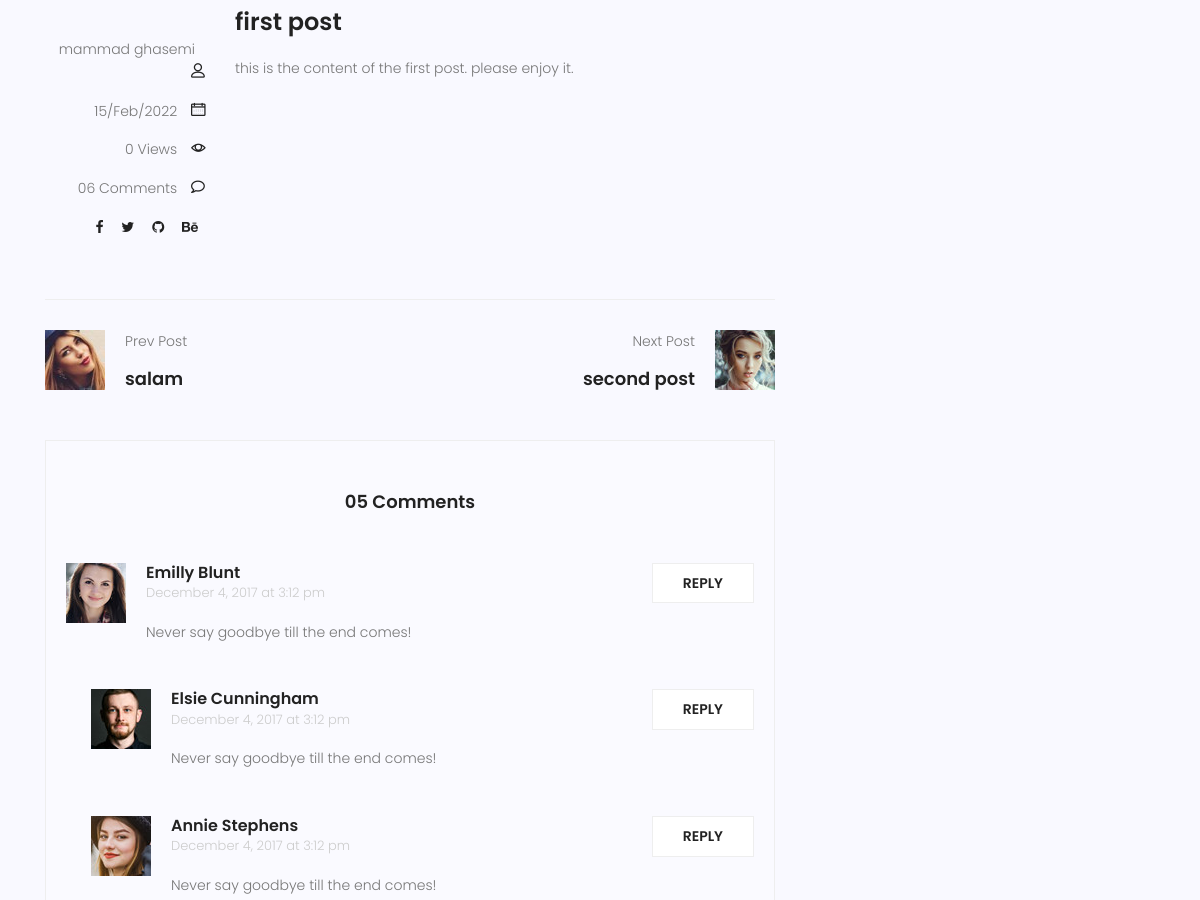
Page /blog/5 (middle part) on the earlier database version.
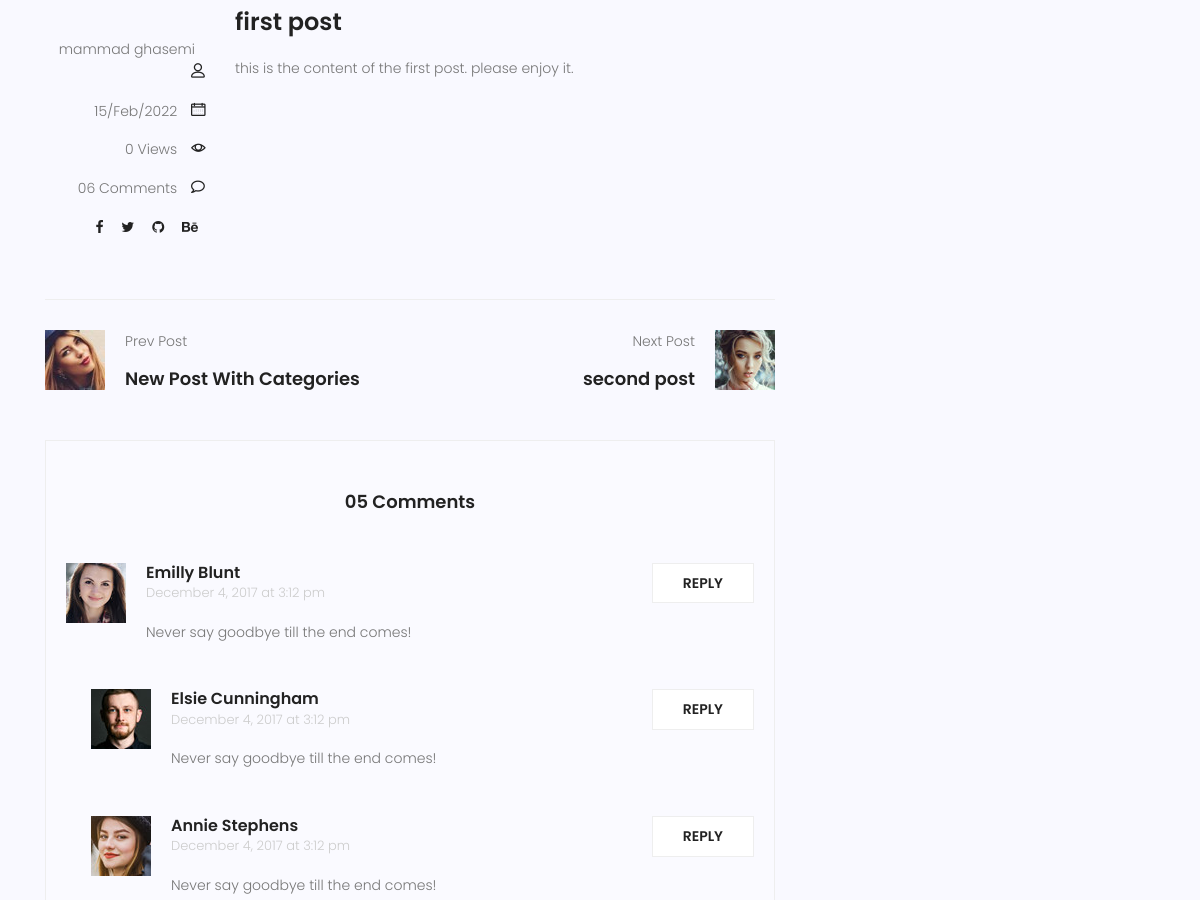
Same page on the later database version.
### home/models.py (models this page shows, shortened)
class Post(models.Model):
    title = models.CharField(max_length=255)
    content = models.TextField()
    image = models.ImageField(upload_to='blog/', default='blog/default.jpg')
    author = models.ForeignKey(User, null=True, on_delete= models.CASCADE)
    category = models.ManyToManyField(Category)
    counted_views = models.IntegerField(default=0)
    status = models.BooleanField(default=False)
    published_date = models.DateTimeField(null=True)
    created_date = models.DateTimeField(auto_now_add=True)
    updated_date = models.DateTimeField(auto_now=True)
    class Meta:
        ordering = ['-created_date']

### blog/views.py (the view)
# urls.py: path('<int:pid>', views.blog_single, name='blog_single')
def blog_single(request, pid):
    all_posts = Post.objects.filter(status=1).order_by('id')
    post = get_object_or_404(all_posts, id=pid)
    post_index = list(all_posts).index(post)
    try:
        next_post = [list(all_posts)[post_index+1]]
    except:
        next_post = []
    try:
        prev_post = [list(all_posts)[post_index-1]]
    except:
        prev_post = []
    context = {
        'post':post,
        'next_post':False if len(next_post) == 0 else next_post[0],
        'prev_post':False if len(prev_post) == 0 else prev_post[0]
    }
    return render(request, 'blog/blog-single.html', context)

### templates/blog/blog-single.html (shortened to what the changed rows need)
{% extends 'home/layout.html' %}
{% load static %}
{% block body %}
<section class="post-content-area single-post-area">
	<div class="container">
		<div class="row">
			<div class="col-lg-8 posts-list">
				<div class="navigation-area">
					<div class="row">
						{% if prev_post == False %}
						<div
							class="col-lg-6 col-md-6 col-12 nav-left flex-row d-flex justify-content-start align-items-center">
						</div>
						{% else %}
						<div
							class="col-lg-6 col-md-6 col-12 nav-left flex-row d-flex justify-content-start align-items-center">
							<div class="thumb">
								<a href="#"><img class="img-fluid" src="{% static 'img/blog/prev.jpg' %}" alt=""></a>
							</div>
							<div class="arrow">
								<a href="#"></a>
							</div>
							<div class="detials">
								<p>Prev Post</p>
								<a href="#">
									<h4>{{prev_post.title}}</h4>
								</a>
							</div>
						</div>
						{% endif %}
						</div>
					</div>
				</div>
			</div>
		</div>
</section>
{% endblock body %}

Differences in the rows shown:
no longer on this page (row unchanged): Post: title "salam"
added Post: title "New Post With Categories"
